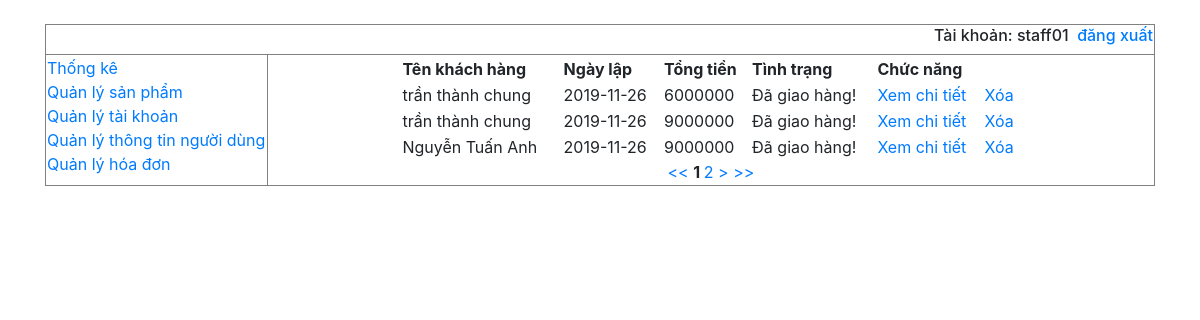
The app's page /QLDA/Admin/index.php?chucnang=hien_thi_hd&maquyen=xhd (signed in) with its own data.
### tables this page shows
CREATE TABLE `hoadon` (
  `IDHoaDon` varchar(20) NOT NULL,
  `IDNguoiDung` int(11) NOT NULL,
  `NgayLap` date NOT NULL,
  `TongTien` int(11) NOT NULL,
  `TinhTrang` int(11) NOT NULL
);

CREATE TABLE `thongtinnguoidung` (
  `IDNguoiDung` int(11) NOT NULL,
  `Ho` varchar(50) NOT NULL,
  `Ten` varchar(50) NOT NULL,
  `GioiTinh` tinyint(1) NOT NULL,
  `SDT` varchar(11) NOT NULL,
  `Email` varchar(100) NOT NULL,
  `DiaChi` varchar(500) NOT NULL,
  `TenTK` varchar(20) DEFAULT NULL
);

### QLDA/Admin/HienThi/hoadon/hienthihoadon.php (the view, shortened to what this page needs)
<?php
	$rowsPerPage = 3;
	$offset =($_GET['page']-1)*$rowsPerPage;
	$sql = "SELECT * FROM hoadon,thongtinnguoidung
	where thongtinnguoidung.IDNguoiDung = hoadon.IDNguoiDung LIMIT ".$offset.",".$rowsPerPage;
	$result = mysqli_query($conn,$sql);
	echo "<table align='center' width='70%'>";
	echo "	<tr>
				<th>Tên khách hàng</th>
				<th>Ngày lập</th>
				<th>Tổng tiền</th>
				<th>Tình trạng</th>
				<th colspan='3'>Chức năng</th>
			</tr>";
	if(mysqli_num_rows($result)<>0)
	{
		while($rows = mysqli_fetch_array($result))
		{
			$link = "&mahd=".$rows['IDHoaDon'];
			echo '<tr>';
			echo '<td>'.$rows['Ho'].' '.$rows['Ten'].'</td>';
			echo '<td>'.$rows['NgayLap'].'</td>';
			echo '<td>'.$rows['TongTien'].'</td>';
			echo '<td>';
			if ($rows['TinhTrang']==1) {
				echo "Đã giao hàng!";
			}
			else
				echo "Chờ xử lý!";
			echo '</td>';
			echo '<td><a href="?chucnang=chi_tiet_hd'.$link.'&maquyen=cthd">Xem chi tiết</a></td>';
			echo '<td><a href="?chucnang=xoa_hd'.$link.'&maquyen=xhd">Xóa</a></td>';
			echo '</tr>';
		}
	}
	echo '</table>';
	$res = mysqli_query($conn,"SELECT * FROM hoadon");
	$numRows = mysqli_num_rows($res);
	$maxPage = ceil($numRows/$rowsPerPage);
	echo '<div align="center">';
	$link = "index.php?chucnang=hien_thi_hd&maquyen=xhd&page=";
	echo "<a href='".$link."1'> << </a> ";
	for ($i=1 ; $i<=$maxPage ; $i++)
	{
		if ($i == $_GET['page'])
		{
			echo '<b> '.$i.' </b> ';
		}
		else
		echo "<a href=".$link.$i.">".$i."</a>";
	}
	if ($_GET['page'] < $maxPage)
	{
		echo "<a href='".$link.($_GET['page']+1)."'> > </a>";
	}
	echo "<a href=".$link.$maxPage."> >> </a> ";
	echo '</div>';
?>

### records on screen
hoadon: IDNguoiDung.Ho "trần", IDNguoiDung.Ten "thành chung", NgayLap "2019-11-26", TongTien "6000000", TinhTrang "Đã giao hàng!"
hoadon: IDNguoiDung.Ho "trần", IDNguoiDung.Ten "thành chung", NgayLap "2019-11-26", TongTien "9000000", TinhTrang "Đã giao hàng!"
hoadon: IDNguoiDung.Ho "Nguyễn", IDNguoiDung.Ten "Tuấn Anh", NgayLap "2019-11-26", TongTien "9000000", TinhTrang "Đã giao hàng!"

### other values on screen
$_SESSION['username'] "staff01"
